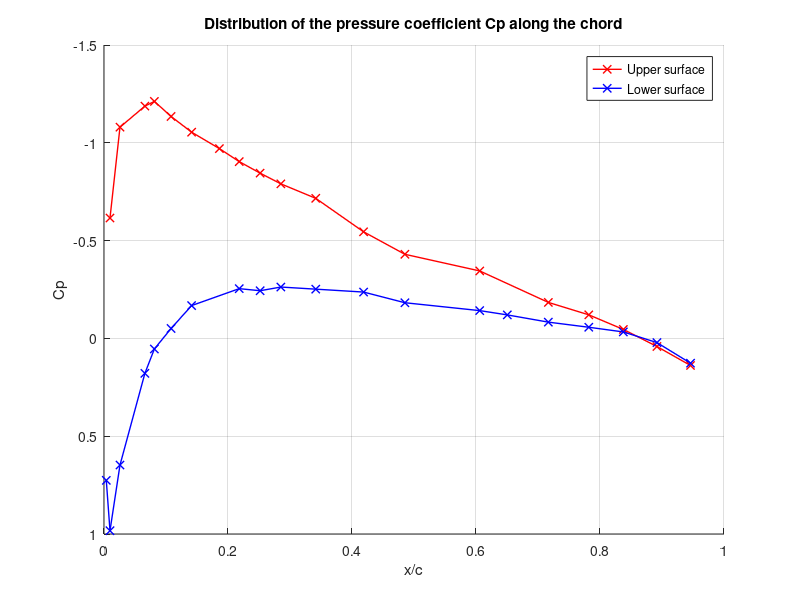

Recreate this plot in MATLAB. (Note: this script raises an error after producing the figure.)
% WIND_TUNNEL  Gather and plot lab results.
%
% The code below was written for the project carried out as part of the
% aerodynamics course (AERO0001-1).

% TODO:
% - wind tunnel corrections. Apparently, the corrections are quite negligible.
% Caculate the eps factor, and say in the report that we would not take into
% account this negligible correction.

clear; close all;

% Import the wind tunnel experiment setup.
lab_set = load('setup.mat');
lab_res = load('group_5.mat');
% Choose a configuration (aoa and speed, see group_6 data).
cfg = 1;
% Unpack.
aoa   = lab_res.AoA(cfg);
v_inf = lab_res.Uinf(cfg);
rho   = lab_set.rho;
c     = lab_set.chord;

% Wind tunnel corrections.
K1 = 0.52; % TODO: make sure of this coef.
wt_width = 2.5;
wt_height = 1.8;
wt_S = wt_width * wt_height;
wg_L = 1; % Approx of the wing length [m].
wg_t = lab_set.chord * 0.18; % Max tickness of the airfoil [m].
wg_V = lab_set.chord * wg_t * wg_L;
eps = K1 * wg_V / wt_S^(3/2);
% -> 2e-3 -> correction factor is negligible.


xc = lab_set.coord_taps(1, :)/lab_set.chord;
cp = lab_res.p / (0.5 * lab_set.rho * lab_res.Uinf(cfg)^2);

% Pressure coefficient graph.
figure('WindowStyle', 'docked'); hold on; grid;
plot( ...
	xc(1:floor(end/2)),         ...
	cp(cfg, 1:floor(end/2)), ...
	'color', 'red',             ...
	'Marker', 'x',              ...
	'Linewidth', 1);
plot( ...
	xc(ceil(end/2):end),         ...
	cp(cfg, ceil(end/2):end), ...
	'color', 'blue',             ...
	'Marker', 'x',               ...
	'Linewidth', 1);
xlabel('x/c');
ylabel('Cp');
legend('Upper surface', 'Lower surface');
title('Distribution of the pressure coefficient Cp along the chord');
set(gca, 'YDir', 'reverse')

%% Computation of lift and drag coefficients.

x = lab_set.coord_taps(1, 1:ceil(end/2));
dx = diff(x);
y = lab_set.coord_taps(2, 1:ceil(end/2));
dy = diff(y);

diff_p = lab_res.p(cfg, 1:ceil(end/2)) - flip(lab_res.p(cfg, ceil(end/2):end));

% Axial and normal forces.
Nprime = trapz(x, diff_p);
Aprime = trapz(x, -diff_p .* (dy./dx));

% Lift and drag forces.
Lprime = Nprime*cosd(aoa) - Aprime*sind(aoa);
Dprime = Nprime*sind(aoa) + Aprime*cosd(aoa);

% Lift and drag coefficients.
cl = Lprime / (0.5*rho*v_inf^2*c);
cd = Dprime / (0.5*rho*v_inf^2*c);

%% Write in csv.
% Uncomment this section to write plotting data into external file.

% plot_up = [ ...
% 	xc(1:floor(end/2)); ...
% 	cp(config, 1:floor(end/2))]';
% plot_low = [ ...
% 	xc(ceil(end/2):end); ...
% 	cp(config, ceil(end/2):end)]';
% writematrix(plot_up, 'Results/lab-cp-a15v25up.csv')
% writematrix(plot_low, 'Results/lab-cp-a15v25low.csv')

